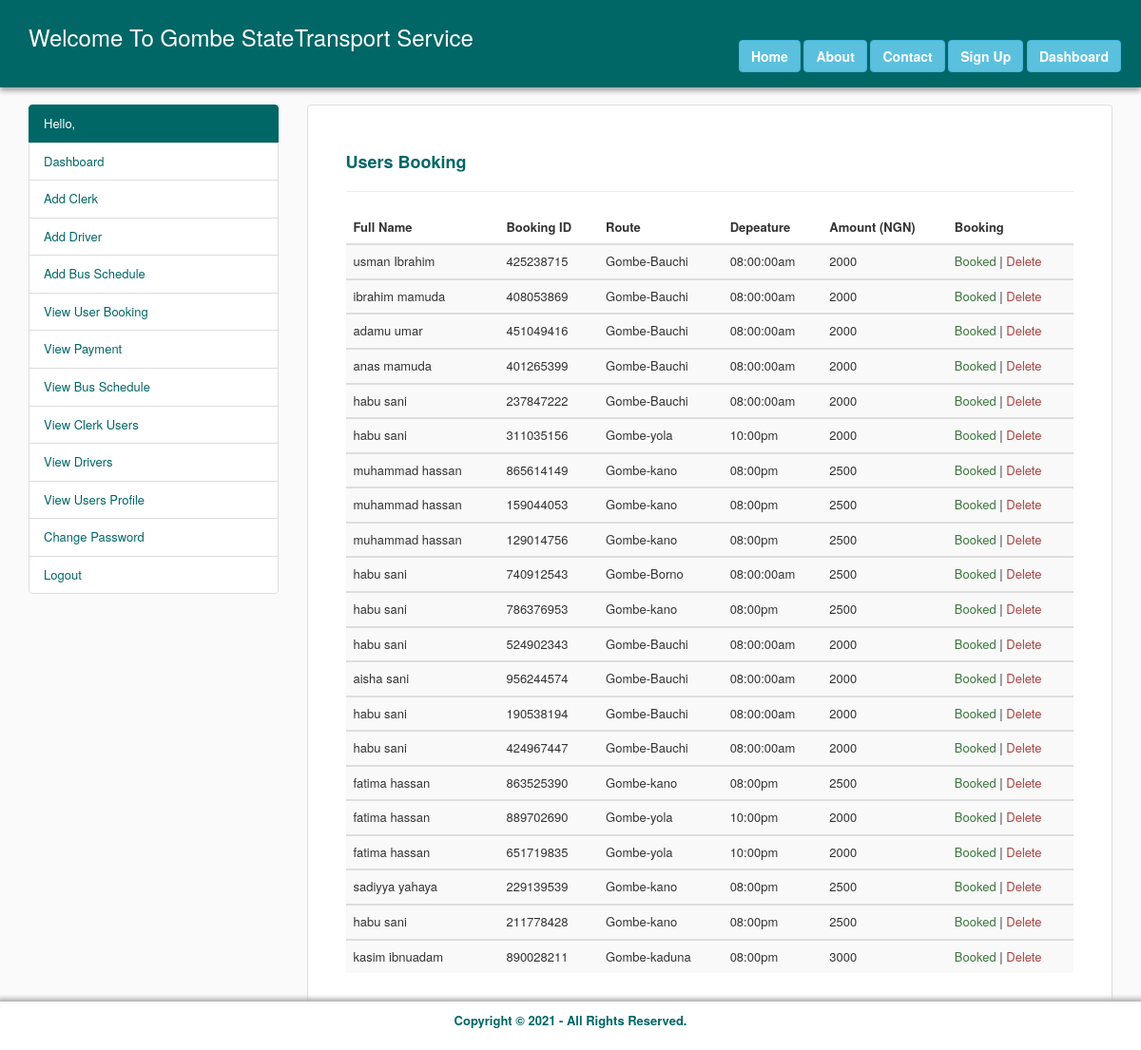
The page /admin/view_booking.php (signed in) on the database its author committed.
### tables this page shows
CREATE TABLE `user_booking` (
  `id` int(11) NOT NULL,
  `fname` varchar(200) NOT NULL,
  `lname` varchar(200) NOT NULL,
  `email` varchar(200) NOT NULL,
  `booking_id` varchar(200) NOT NULL,
  `bus_no` varchar(200) NOT NULL,
  `route` varchar(200) NOT NULL,
  `depeature` varchar(200) NOT NULL,
  `arrival_time` varchar(200) NOT NULL,
  `capacity` varchar(200) NOT NULL,
  `seat_no` varchar(200) NOT NULL,
  `amount` varchar(200) NOT NULL,
  `status` enum('0','1') NOT NULL
);

### admin/view_booking.php (the view, shortened to what this page needs)
<?php
	require '../config/conn.php';
?>
<!DOCTYPE html>
<html>
<head>
	<link rel="stylesheet" type="text/css" href="../css/bootstrap.min.css">
	<link rel="stylesheet" type="text/css" href="../css/style.css">
</head>
<body>
	<?php require '../config/header.php'; ?>
	<div class="container" style="margin-top: 110px">
		<div class="row">
			<?php require '../config/admin_sidebar.php'; ?>
			<div class="col-md-9">
				<div class="panel panel-default">
				  <div class="panel-body" style="padding: 40px">
				  	<div class="form-group">
				  		<h4>Users Booking</h4> <hr>
				  	</div>
				  	<form method="POST" action="">
				  		<table class="table table-striped">
						    <thead>
						      <tr>
						        <th>Full Name</th>
						        <th>Booking ID</th>
						        <th>Route</th>
						        <th>Depeature</th>
						        <th>Amount (NGN)</th>
						        <th>Booking</th>
						      </tr>
						    </thead>
						    <?php
						    	$schedule = mysqli_query($isah, "SELECT * FROM `user_booking` WHERE status='1'");
						    	while($viewRows = mysqli_fetch_array($schedule)){
						    ?>
						    <tbody>
						      <tr>
						        <td><?php echo $viewRows['fname']." ".$viewRows['lname']; ?></td>
						        <td><?php echo $viewRows['booking_id']; ?></td>
						        <td><?php echo $viewRows['route']; ?></td>
						        <td><?php echo $viewRows['depeature']; ?></td>
						        <td><?php echo $viewRows['amount']; ?></td>
						        <td><span class="text-success">Booked</span> | <a href="delete_booking.php?BookingID=<?php echo $viewRows['booking_id'];?>" class="text-danger">Delete</a> </td>
						      </tr>
						    </tbody>
						    <?php } ?>
						  </table>
				  	</form>
				  </div>
				</div>
			</div>
		</div>
	</div>
	<?php require '../config/footer.php'; ?>
</body>
</html>

### css/style.css (style rules this page uses)
body { font-size: 13px; background-color: #fafafa; }
.panel-default h4 { color: #006666; font-weight: bolder; }

### rows shown on the page
user_booking: fname "usman", lname "Ibrahim", booking "425238715", route "Gombe-Bauchi", depeature "08:00:00am", amount "2000"
user_booking: fname "ibrahim", lname "mamuda", booking "408053869", route "Gombe-Bauchi", depeature "08:00:00am", amount "2000"
user_booking: fname "adamu", lname "umar", booking "451049416", route "Gombe-Bauchi", depeature "08:00:00am", amount "2000"
user_booking: fname "anas", lname "mamuda", booking "401265399", route "Gombe-Bauchi", depeature "08:00:00am", amount "2000"
user_booking: fname "habu", lname "sani", booking "237847222", route "Gombe-Bauchi", depeature "08:00:00am", amount "2000"
user_booking: fname "habu", lname "sani", booking "311035156", route "Gombe-yola", depeature "10:00pm", amount "2000"
user_booking: fname "muhammad", lname "hassan", booking "865614149", route "Gombe-kano", depeature "08:00pm", amount "2500"
user_booking: fname "muhammad", lname "hassan", booking "159044053", route "Gombe-kano", depeature "08:00pm", amount "2500"
user_booking: fname "muhammad", lname "hassan", booking "129014756", route "Gombe-kano", depeature "08:00pm", amount "2500"
user_booking: fname "habu", lname "sani", booking "740912543", route "Gombe-Borno", depeature "08:00:00am", amount "2500"
user_booking: fname "habu", lname "sani", booking "786376953", route "Gombe-kano", depeature "08:00pm", amount "2500"
user_booking: fname "habu", lname "sani", booking "524902343", route "Gombe-Bauchi", depeature "08:00:00am", amount "2000"
user_booking: fname "aisha", lname "sani", booking "956244574", route "Gombe-Bauchi", depeature "08:00:00am", amount "2000"
user_booking: fname "habu", lname "sani", booking "190538194", route "Gombe-Bauchi", depeature "08:00:00am", amount "2000"
user_booking: fname "habu", lname "sani", booking "424967447", route "Gombe-Bauchi", depeature "08:00:00am", amount "2000"
user_booking: fname "fatima", lname "hassan", booking "863525390", route "Gombe-kano", depeature "08:00pm", amount "2500"
user_booking: fname "fatima", lname "hassan", booking "889702690", route "Gombe-yola", depeature "10:00pm", amount "2000"
user_booking: fname "fatima", lname "hassan", booking "651719835", route "Gombe-yola", depeature "10:00pm", amount "2000"
user_booking: fname "sadiyya", lname "yahaya", booking "229139539", route "Gombe-kano", depeature "08:00pm", amount "2500"
user_booking: fname "habu", lname "sani", booking "211778428", route "Gombe-kano", depeature "08:00pm", amount "2500"
user_booking: fname "kasim", lname "ibnuadam", booking "890028211", route "Gombe-kaduna", depeature "08:00pm", amount "3000"
